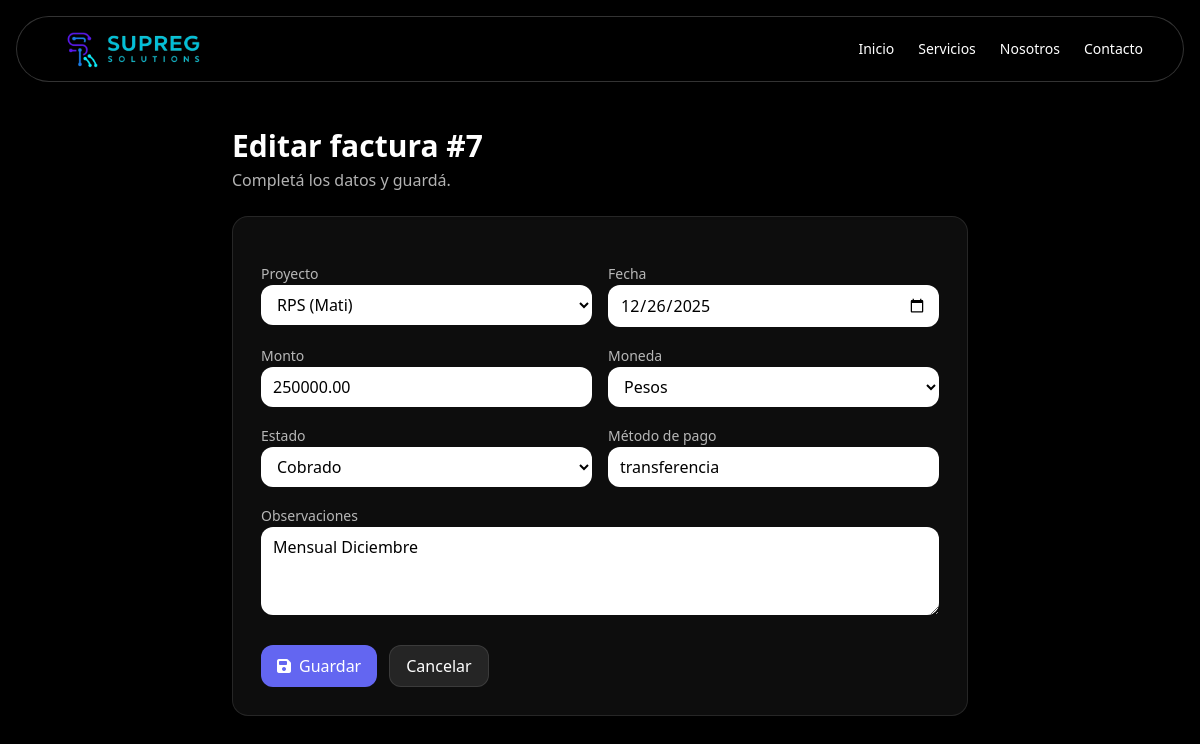
The app's page /dashboard/facturas/7/editar/ (signed in) with its own data.
### webapp/models.py (models this page shows, shortened)
class Factura(models.Model):
    proyecto = models.ForeignKey(Proyecto, on_delete=models.CASCADE)
    fecha = models.DateField()
    monto = models.DecimalField(max_digits=10, decimal_places=2)
    moneda = models.CharField(
        max_length=3,
        choices=[
            ('ARS', 'Pesos'),
            ('USD', 'Dólares'),
        ],
        default='ARS'
    )
    estado = models.CharField(max_length=20, choices=[('pendiente', 'Pendiente'), ('cobrado', 'Cobrado')])
    metodo_pago = models.CharField(max_length=50, blank=True, null=True)
    observaciones = models.TextField(blank=True, null=True)

### webapp/views.py (the view)
# urls.py: path("dashboard/facturas/<int:pk>/editar/", factura_update, name="factura_update"),
@login_required
def factura_update(request, pk):
    factura = get_object_or_404(Factura, pk=pk)
    if request.method == "POST":
        form = FacturaForm(request.POST, instance=factura)
        if form.is_valid():
            form.save()
            messages.success(request, "Factura actualizada.")
            return redirect("facturas_list")
    else:
        form = FacturaForm(instance=factura)
    return render(
        request,
        "factura_form.html",
        {"form": form, "mode": "update", "factura": factura},
    )

### webapp/forms.py
class FacturaForm(forms.ModelForm):
    class Meta:
        model = Factura
        fields = ["proyecto","fecha","monto","moneda","estado","metodo_pago","observaciones"]
        widgets = {
            "fecha": forms.DateInput(attrs={"type": "date"}),
            "monto": forms.NumberInput(attrs={"step": "0.01"}),
            "metodo_pago": forms.TextInput(attrs={"placeholder": "Ej: Transferencia / Efectivo / MP"}),
            "observaciones": forms.Textarea(attrs={"rows": 3}),
        }

### webapp/models.py (called while the page is built)
    def __str__(self):
        return f"{self.nombre} ({self.cliente.nombre})"

### webapp/templates/factura_form.html (shortened to what this page needs)
{% extends "base.html" %}
{% block content %}
<section class="max-w-3xl mx-auto px-4 pt-32 fade-in">
  <div class="mb-6">
    <h1 class="text-3xl font-bold">
      {% if mode == "create" %}Nueva factura{% else %}Editar factura #{{ factura.id }}{% endif %}
    </h1>
    <p class="text-white/70 mt-1">Completá los datos y guardá.</p>
  </div>
  <div class="bg-white/5 border border-white/10 rounded-2xl p-5 md:p-7">
    <form method="post" class="space-y-4">
      <div class="grid grid-cols-1 md:grid-cols-2 gap-4">
        <div>
          <label class="text-sm text-white/70">Proyecto</label>
          {{ form.proyecto }}
        </div>
        <div>
          <label class="text-sm text-white/70">Fecha</label>
          {{ form.fecha }}
        </div>
        <div>
          <label class="text-sm text-white/70">Monto</label>
          {{ form.monto }}
        </div>
        <div>
          <label class="text-sm text-white/70">Moneda</label>
          {{ form.moneda }}
        </div>
        <div>
          <label class="text-sm text-white/70">Estado</label>
          {{ form.estado }}
        </div>
        <div>
          <label class="text-sm text-white/70">Método de pago</label>
          {{ form.metodo_pago }}
        </div>
        <div class="md:col-span-2">
          <label class="text-sm text-white/70">Observaciones</label>
          {{ form.observaciones }}
        </div>
      </div>
      <div class="flex flex-col md:flex-row gap-3 pt-2">
        <button type="submit"
                class="inline-flex items-center justify-center gap-2 px-4 py-2 rounded-xl bg-indigo-500 hover:bg-indigo-600 transition font-medium">
          <i class="fa-solid fa-floppy-disk"></i>
          Guardar
        </button>
        <a href="{% url 'facturas_list' %}"
           class="inline-flex items-center justify-center gap-2 px-4 py-2 rounded-xl bg-white/10 hover:bg-white/20 transition border border-white/10">
          Cancelar
        </a>
      </div>
    </form>
  </div>
</section>
{% endblock %}

### webapp/static/style.css (style rules this page uses)
.fade-in { opacity: 0; transform: translateY(20px); transition: opacity 1s ease-out, transform 1s ease-out; }
.fade-in.show { opacity: 1; transform: translateY(0); }

### webapp/templates/base.html (style rules this page uses)
input { color: black !important; }
textarea { color: black !important; }
select { color: black !important; }

### webapp/templates/factura_form.html (style rules this page uses)
form input, form select, form textarea { width: 100%; border-radius: 0.75rem; padding: 0.5rem 0.75rem; background: #fff !important; color: #000 !important; outline: none; }

### records on screen
Factura: id "7", proyecto "RPS (Mati)", fecha "12/26/2025", monto "250000.00", moneda "Pesos", estado "Cobrado", metodo_pago "transferencia", observaciones "Mensual Diciembre"
